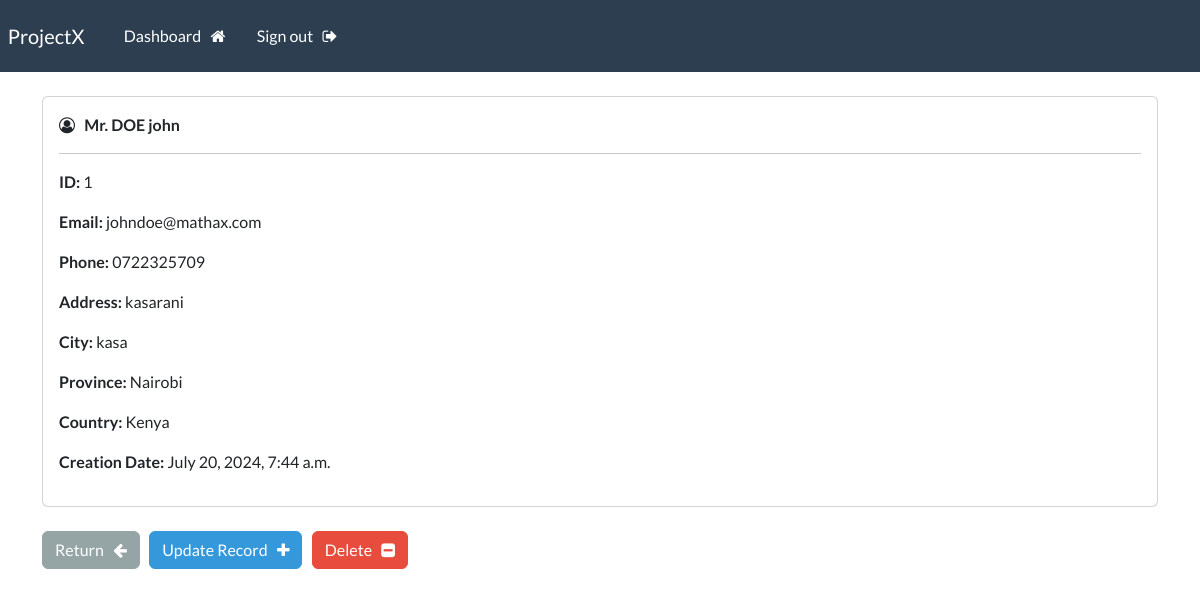
The app's page /record/1 (signed in), older data.
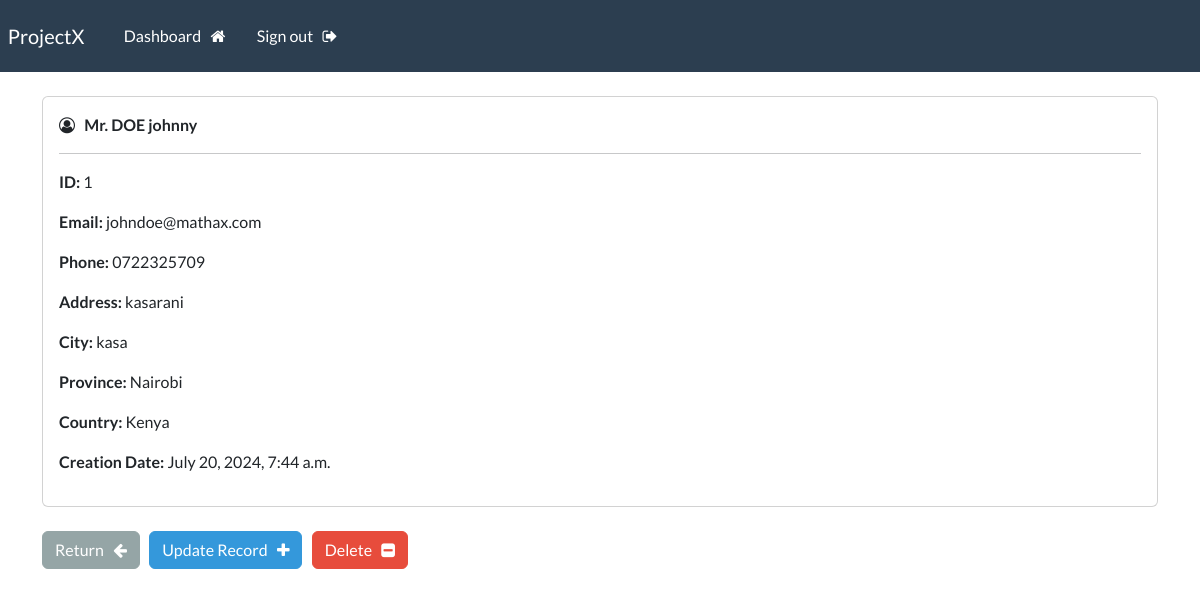
The same page, newer data.
### webapp/models.py (models this page shows, shortened)
class Record(models.Model): # an id is normally added by django
    creation_date = models.DateTimeField(auto_now_add=True)
    first_name = models.CharField(max_length=100)
    last_name = models.CharField(max_length=100)
    email = models.CharField(max_length=255)
    phone = models.CharField(max_length=20)
    address = models.CharField(max_length=300)
    city = models.CharField(max_length=255)
    province = models.CharField(max_length=200)
    country = models.CharField(max_length=125)

### webapp/views.py (the view)
# urls.py: path('record/<int:pk>', views.singular_record, name="record"),
@login_required(login_url='my-login')
def singular_record(request, pk):
    record = Record.objects.get(id=pk)
    context = {'record': record}
    return render(request, 'webapp/view-record.html', context=context)

### webapp/templates/webapp/view-record.html (shortened to what this page needs)
{% extends 'webapp/base.html' %}
{% block content %}
 <div class='card'>
    <div class='card-body'>
        <i class="fa fa-user-circle-o" aria-hidden="true"></i>
    <strong> Mr.
        {{record.last_name|upper}}
        {{record.first_name}}
    </strong>
    <hr>
        <p><strong>ID: </strong> {{record.id}} </p>
        <p><strong>Email: </strong> {{record.email}} </p>
        <p><strong>Phone: </strong> {{record.phone}} </p>
        <p><strong>Address: </strong> {{record.address}} </p>
        <p><strong>City: </strong> {{record.city}} </p>
        <p><strong>Province: </strong> {{record.province}} </p>
        <p><strong>Country: </strong> {{record.country}} </p>
        <p><strong>Creation Date: </strong> {{record.creation_date}} </p>
    </div>
 </div>
 <br>
 <a href="{% url 'dashboard' %}" class="btn btn-secondary">Return &nbsp; <i class="fa fa-arrow-left" aria-hidden="true"></i>
 </a>
 <a href="{% url 'update-record' record.id %}" class="btn btn-info">Update Record &nbsp; <i class="fa fa-plus" aria-hidden="true"></i>
 </a>
 <a href="{% url 'delete-record' record.id %}" class="btn btn-danger">Delete &nbsp; <i class="fa fa-minus-square" aria-hidden="true"></i>
 </a>
{% endblock %}

Row changes from the older to the newer data that the page shows:
changed Record "DOE": first_name "john" → "johnny"
